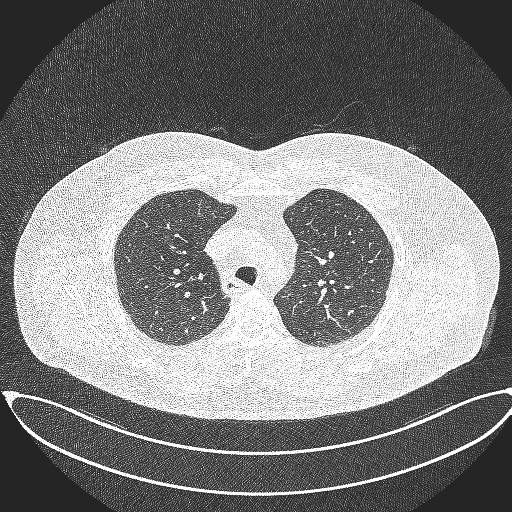
#> input picture src/data/cancer-detection-model/MERGED The IQ-OTHNCCD lung cancer dataset/Bengin cases/Bengin case (104).jpg, 512 x 512 px; its folder holds only this picture in this run; the run also reads 1 picture not shown here
$ jupyter execute --allow-errors Preprocessing_images.ipynb   (shell and % lines are left out)   (older library calls are emulated)
#> lines starting #> are read from the running program, lines starting #| are printed output that depends on the picture
#> pass 2 of the loop `for category in categories:`:
[cell 1]
import numpy as np
import pandas as pd
import matplotlib.pyplot as plt
import matplotlib.image as mpimg
from PIL import Image
import seaborn as sns
import cv2
import random
import os
import imageio
import plotly.graph_objects as go
import plotly.express as px
import plotly.figure_factory as ff
from plotly.subplots import make_subplots
from collections import Counter

from sklearn.preprocessing import StandardScaler, OneHotEncoder
from sklearn.model_selection import train_test_split
from sklearn.neighbors import LocalOutlierFactor
from sklearn.metrics import accuracy_score, recall_score, precision_score, classification_report, confusion_matrix
from sklearn.model_selection import RandomizedSearchCV, cross_val_score, RepeatedStratifiedKFold
from imblearn.over_sampling import SMOTE

import tensorflow as tf
import keras
from keras.models import Sequential
from keras.layers import Dense, Dropout, Activation, Flatten
from keras.layers import Conv2D, MaxPooling2D, GlobalAveragePooling2D, BatchNormalization
from keras.applications import resnet
from keras.applications.resnet import ResNet50
from keras.preprocessing.image import ImageDataGenerator

[cell 2]
# If you are running from colab
if 'google.colab' in str(get_ipython()):
    from google.colab import drive
    drive.mount('/content/drive')
    print('Running on CoLab')
    directory = r'/content/drive/Shareddrives/cancer-detection-model/MERGED The IQ-OTHNCCD lung cancer dataset'
else:
    # If you want to run local
    print('Not running on CoLab')
    directory = r'../../data/cancer-detection-model/MERGED The IQ-OTHNCCD lung cancer dataset'

categories = ['Bengin cases', 'Malignant cases', 'Normal cases']

[cell 3]
print(directory)

[cell 4]
import os

# Assuming you already have 'directory' and 'categories' defined

category_lengths = {}  # A dictionary to store the lengths of each category

#> (the rest of this cell did not finish here and is left out)

[cell 5]
import os
import pandas as pd
from PIL import Image  # Pillow library for image handling

# Assuming you already have 'directory' and 'categories' defined
# And 'category_lengths' calculated as shown in the previous response

# Initialize an empty list to store image data
data = []

# Loop through each category and its corresponding length
for category, length in category_lengths.items():
    category_path = os.path.join(directory, category)

    # Loop through the files in the category folder
    for file_name in os.listdir(category_path):
        # Get the full path of the image file
        file_path = os.path.join(category_path, file_name)

        # Open the image using Pillow
        img = Image.open(file_path)
#> img is the input picture: PIL image 512x512 RGB; min 36, max 255, mean 125.6

        # Get the size of the image (width, height)
        size = img.size
#> size = (512, 512)

        # Append the data as a tuple (category, image file path, width, height) to the list
        data.append((category, file_path, size[0], size[1]))
#> pass 2 of the loop `for category, length in category_lengths.items():`:
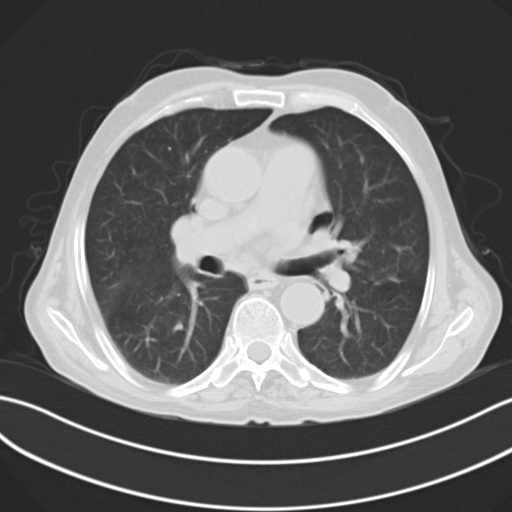
#> input picture src/data/cancer-detection-model/MERGED The IQ-OTHNCCD lung cancer dataset/Malignant cases/Malignant case (147).jpg, 512 x 512 px
#> img is the input picture: PIL image 512x512 RGB; min 37, max 255, mean 105.2

# Create a Pandas DataFrame from the data list
df = pd.DataFrame(data, columns=['Category', 'Image_Path', 'Width', 'Height'])
#> df = table of 2 rows and 4 columns
# Shuffle the data in the DataFrame
df = df.sample(frac=1, random_state=42).reset_index(drop=True)


# Print the first few rows of the DataFrame
print(df.head())
#> (printed output is left out)

[cell 6]
# Assuming you already have the DataFrame 'df' with 'Category', 'Image_Path', and 'Size' columns

# Group the DataFrame by 'Category' and count the occurrences in each group
category_counts = df.groupby('Category').size().reset_index(name='Count')
#> category_counts = table of 2 rows and 2 columns

print(category_counts)
#|           Category  Count
#| 0     Bengin cases      1
#| 1  Malignant cases      1

[cell 7]
df.shape
#> Out = (2, 4)

[cell 8]
# Check the count of null values in each column
null_counts = df.isnull().sum()

print(null_counts)
#| Category      0
#| Image_Path    0
#| Width         0
#| Height        0
#| dtype: int64

[cell 9]
df.info()
#| <class 'pandas.core.frame.DataFrame'>
#| RangeIndex: 2 entries, 0 to 1
#| Data columns (total 4 columns):
#|  #   Column      Non-Null Count  Dtype
#| ---  ------      --------------  -----
#|  0   Category    2 non-null      object
#|  1   Image_Path  2 non-null      object
#|  2   Width       2 non-null      int64
#|  3   Height      2 non-null      int64
#| dtypes: int64(2), object(2)
#| memory usage: 196.0+ bytes

[cell 10]
# Assuming you already have the DataFrame 'df' created or loaded with your data

# Extract the value from the first row and the second column
df_new = df.iloc[0:5, 1]

print(df_new)
#> (printed output is left out)

[cell 11]
#  pip install pydicom

[cell 12]
import pydicom

[cell 13]
# Loop through only the first five rows (0 to 4) of the DataFrame
for i in df_new:
   print(i)

[cell 14]
for i in df_new:
  # Load the image as grayscale using Pillow (PIL)
  image = Image.open(i).convert('L')
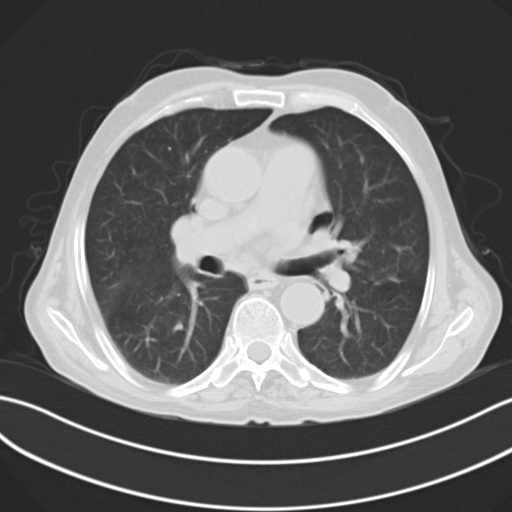
#> image: PIL image 512x512 L; min 37, max 255, mean 105.2
  image_array = np.array(image)
  plt.imshow(image_array, cmap='gray')  # 'cmap' is used to specify the color map (e.g., grayscale)
  plt.axis('off')  # Turn off axis ticks and labels
  plt.show()
  # Get the shape of the image array
  print(image_array.shape)
#| (512, 512)
  print(image_array.min())
#| 37
  print(image_array.max())
#| 255
#> pass 2 of the loop `for i in df_new:`:
#> `image = Image.open(i).convert('L')`:
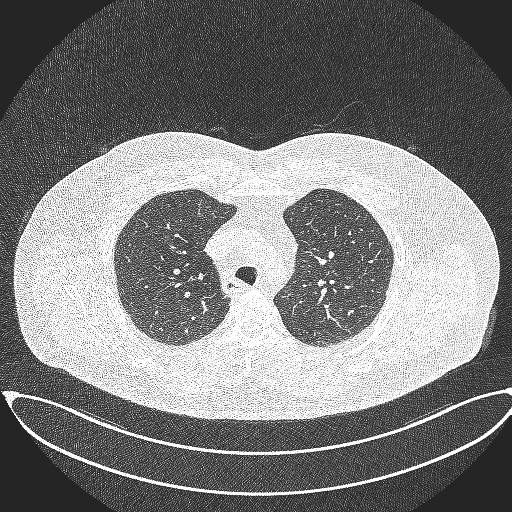
#> image: PIL image 512x512 L; min 36, max 255, mean 125.6
#| (512, 512)
#| 36
#| 255

[cell 15]
def adjust_brightness_contrast(image, brightness=0, contrast=1.0):
    # Apply brightness adjustment
#> called with brightness = 0, contrast = 3
    adjusted_image = image + brightness

    # Apply contrast adjustment
    adjusted_image = np.clip(adjusted_image * contrast, 0, 255).astype(np.uint8)
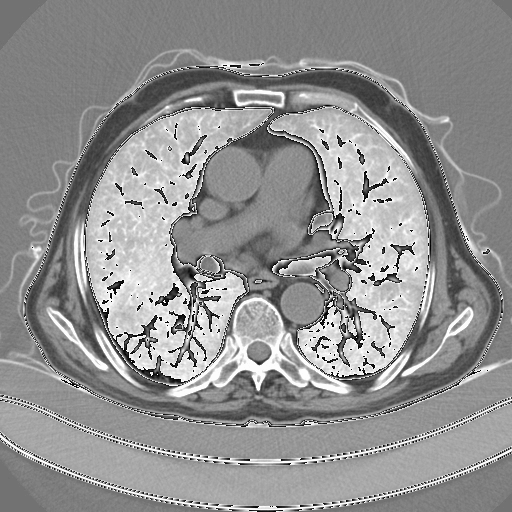
#> adjusted_image: shape (512, 512); min 1, max 255, mean 144.8

    return adjusted_image

[cell 16]
# [7 lines of commented-out code are left out]

[cell 17]
def transform_to_hu(image_array, window_center, window_width):
#> called with window_center = 40, window_width = 80
    hu_image = image_array.astype(np.float32)
    hu_image = (hu_image - window_center + 0.5 * window_width) / window_width
    hu_image = np.clip(hu_image, 0.0, 1.0)  # Ensure values are within [0, 1]
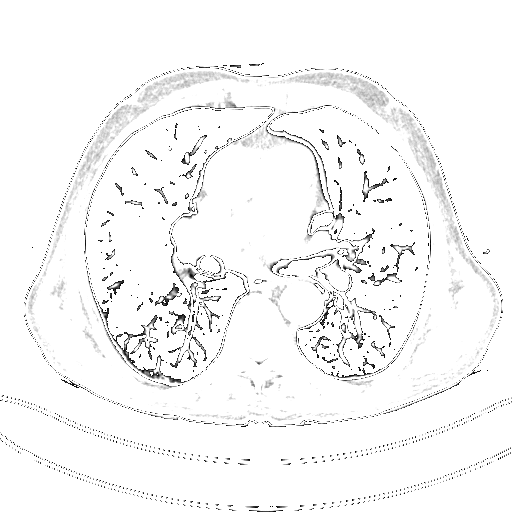
#> hu_image: shape (512, 512) float32; min 0.0125, max 1, mean 0.969
    return hu_image


def window_image(image_array, window_center, window_width):
    img_min = window_center - 0.5 * window_width
    img_max = window_center + 0.5 * window_width
    windowed_image = np.clip(image_array, img_min, img_max)
    windowed_image = (windowed_image - img_min) / window_width
    windowed_image = np.clip(windowed_image, 0.0, 1.0)  # Ensure values are within [0, 1]
    return windowed_image

[cell 18]
def remove_noise(image_array, sigma):
    # Apply Gaussian blur filter to remove noise
#> called with sigma = 1
    noise_removed_image = gaussian_filter(image_array, sigma=sigma)
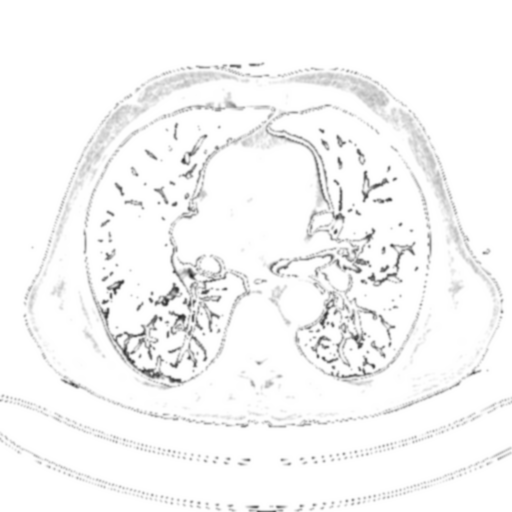
#> noise_removed_image: shape (512, 512) float32; min 0.159, max 1, mean 0.969
    return noise_removed_image

[cell 19]
from scipy.ndimage import gaussian_filter  # Import the 'gaussian_filter' function
from scipy import ndimage
from skimage import morphology
from scipy.ndimage import median_filter

[cell 20]
for i in df_new:
    # Load the image as grayscale using Pillow (PIL)
    image = Image.open(i).convert('L')
    image_array = np.array(image)

    # Convert the pixel data to HU-like values using 'transform_to_hu()' function with window center and width
    window_center = 40  # Adjust the window center as needed
    window_width = 80   # Adjust the window width as needed

    adjusted_image = adjust_brightness_contrast(image_array, brightness= 0, contrast = 3)
    hu_image = transform_to_hu(adjusted_image, window_center, window_width)

    # Remove noise using Gaussian blur with sigma value (adjust as needed)
    sigma = 1.0  # Adjust the sigma value for the amount of blur (higher value for more blur)
    noise_removed_image = remove_noise(hu_image, sigma)

    # # Display the noise-removed image (HU-like values)
    # plt.imshow(noise_removed_image, cmap='gray')
    # plt.axis('off')  # Turn off axis ticks and labels
    # plt.show()

    # Get the shape of the noise-removed image (HU-like values) array
    print(noise_removed_image.shape)
#| (512, 512)

    # Apply segmentation and labeling to identify the brain region in the noise-removed image
    segmentation = morphology.dilation(noise_removed_image, np.ones((1, 1)))
    labels, label_nb = ndimage.label(segmentation)
#> labels: shape (512, 512) int32; every value is 1
#> label_nb = 1

    label_count = np.bincount(labels.ravel().astype(np.int))
#> label_count = [0, 262144]
    label_count[0] = 0

    mask = labels == label_count.argmax()
#> mask: shape (512, 512) bool; every value is 1

    # Apply mask to obtain the final brain region after noise removal
    brain_without_noise = mask * noise_removed_image
       # Display the original image and the noise-removed image (HU-like values) side by side
    fig, axes = plt.subplots(1, 4, figsize=(10, 5))

    # Display the original image
    axes[0].imshow(image_array)
    axes[0].axis('off')  # Turn off axis ticks and labels
    axes[0].set_title('Original Image')

    # Display the original image
    axes[1].imshow(hu_image,cmap='gray')
    axes[1].axis('off')  # Turn off axis ticks and labels
    axes[1].set_title('hu Image')

    # Display the noise-removed image
    axes[2].imshow(noise_removed_image,cmap='gray')
    axes[2].axis('off')  # Turn off axis ticks and labels
    axes[2].set_title('Noise-Removed Image')

     # Display the noise-removed image
    axes[3].imshow(brain_without_noise,cmap='gray')
    axes[3].axis('off')  # Turn off axis ticks and labels
    axes[3].set_title('Final Brain Region after Noise Removal')

    plt.show()
#> pass 2 of the loop `for i in df_new:`:
#> in remove_noise (call 2), `noise_removed_image = gaussian_filter(image_array, sigma=sigma)`:
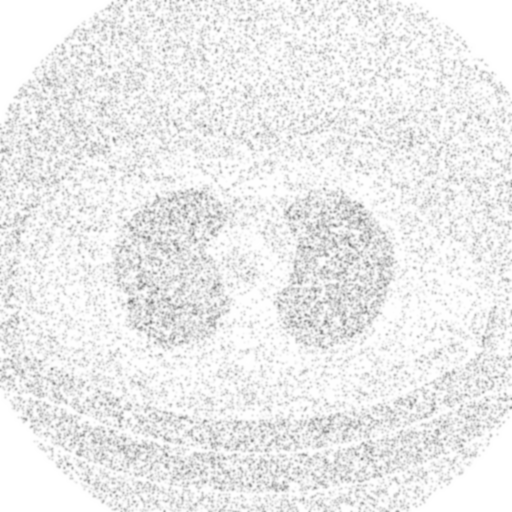
#> noise_removed_image: shape (512, 512) float32; min 0.476, max 1, mean 0.927
#| (512, 512)
